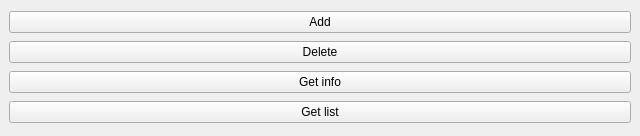
<?xml version="1.0" encoding="UTF-8"?>
<ui version="4.0">
 <class>MainWindow</class>
 <widget class="QMainWindow" name="MainWindow">
  <property name="geometry">
   <rect>
    <x>0</x>
    <y>0</y>
    <width>640</width>
    <height>136</height>
   </rect>
  </property>
  <property name="windowTitle">
   <string>Bidders</string>
  </property>
  <widget class="QWidget" name="centralwidget">
   <layout class="QVBoxLayout" name="verticalLayout">
    <item>
     <widget class="QPushButton" name="addButton">
      <property name="text">
       <string>Add</string>
      </property>
     </widget>
    </item>
    <item>
     <widget class="QPushButton" name="deleteButton">
      <property name="text">
       <string>Delete</string>
      </property>
     </widget>
    </item>
    <item>
     <widget class="QPushButton" name="getInfoButton">
      <property name="text">
       <string>Get info</string>
      </property>
     </widget>
    </item>
    <item>
     <widget class="QPushButton" name="getListButton">
      <property name="text">
       <string>Get list</string>
      </property>
     </widget>
    </item>
   </layout>
  </widget>
 </widget>
 <resources/>
 <connections/>
</ui>
